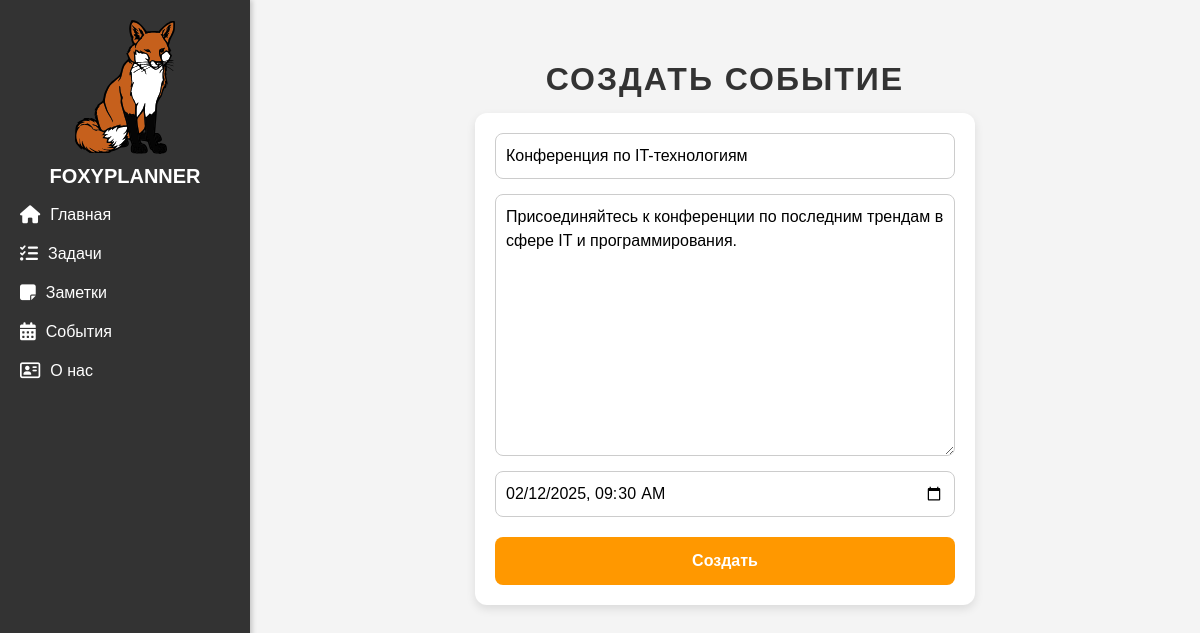
The app's page /events/3/update, older data.
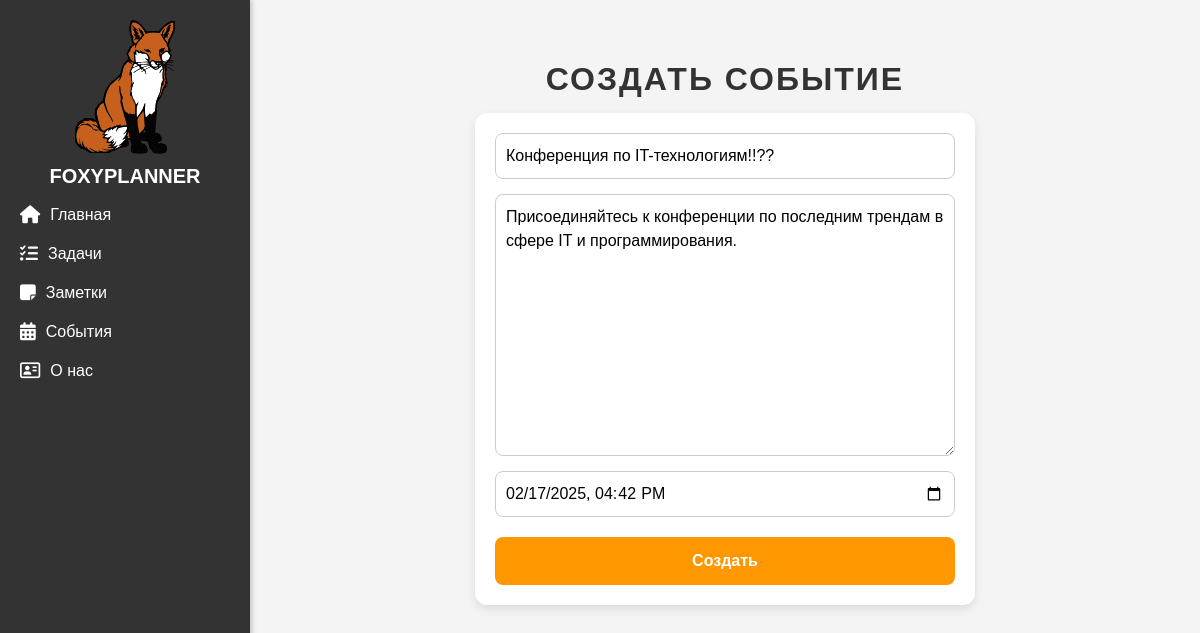
The same page, newer data.
### events/models.py (models this page shows, shortened)
class Articles(models.Model):
    title = models.CharField(max_length=200, verbose_name="Название события")
    description = models.TextField(verbose_name="Полное описание")
    published_date = models.DateTimeField(verbose_name="Дата публикации")
    class Meta:
        verbose_name = "Событие"
        verbose_name_plural = "События"

### events/views.py (the view)
# urls.py: path('<int:pk>/update', views.EventUpdateView.as_view(), name = 'event_update'),
class EventUpdateView(UpdateView):
    model = Articles
    template_name = 'events/create_event.html'
    form_class = ArticleForm

### events/forms.py
class ArticleForm(ModelForm):
    class Meta:
        model = Articles
        fields = ['title', 'description', 'published_date']
        widgets = {
            'title': TextInput(attrs={'class': 'event-input', 'placeholder': 'Введите название события'}),
            'description': Textarea(attrs={'class': 'event-textarea', 'placeholder': 'Введите описание'}),
            'published_date': DateTimeInput(
                attrs={'class': 'event-input', 'type': 'datetime-local'},
                format='%Y-%m-%dT%H:%M'  # Исправляем формат даты и времени
            ),
        }

### events/templates/events/create_event.html (shortened to what this page needs)
{% extends 'main/layout.html'%}
{% block content %}
<h1>Создать событие</h1>
<div class="event-form-container">
    <form method="post" class="event-form">
        {{form.title}}
        {{form.description}}
        {{form.published_date}}
        <button type="submit" class="event-button">Создать</button>
    </form>
</div>
{% endblock %}

Row changes from the older to the newer data that the page shows:
changed Articles: title "Конференция по IT-технологиям" → "Конференция по IT-технологиям!!??"; published_date "02/12/2025 09:30" → "02/17/2025 16:42"
